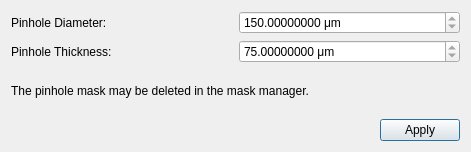
<?xml version="1.0" encoding="UTF-8"?>
<ui version="4.0">
 <class>pinhole_mask_dialog</class>
 <widget class="QDialog" name="pinhole_mask_dialog">
  <property name="geometry">
   <rect>
    <x>0</x>
    <y>0</y>
    <width>471</width>
    <height>152</height>
   </rect>
  </property>
  <property name="minimumSize">
   <size>
    <width>0</width>
    <height>0</height>
   </size>
  </property>
  <property name="windowTitle">
   <string>Create Pinhole Mask</string>
  </property>
  <property name="styleSheet">
   <string notr="true"/>
  </property>
  <layout class="QGridLayout" name="gridLayout">
   <item row="0" column="0">
    <widget class="QLabel" name="pinhole_diameter_label">
     <property name="text">
      <string>Pinhole Diameter:</string>
     </property>
    </widget>
   </item>
   <item row="0" column="1">
    <widget class="ScientificDoubleSpinBox" name="pinhole_diameter">
     <property name="keyboardTracking">
      <bool>false</bool>
     </property>
     <property name="suffix">
      <string> μm</string>
     </property>
     <property name="decimals">
      <number>8</number>
     </property>
     <property name="maximum">
      <double>100000000.000000000000000</double>
     </property>
     <property name="value">
      <double>150.000000000000000</double>
     </property>
     <property name="readOnly">
      <bool>true</bool>
     </property>
    </widget>
   </item>
   <item row="1" column="0">
    <widget class="QLabel" name="pinhole_thickness_label">
     <property name="text">
      <string>Pinhole Thickness:</string>
     </property>
    </widget>
   </item>
   <item row="1" column="1">
    <widget class="ScientificDoubleSpinBox" name="pinhole_thickness">
     <property name="keyboardTracking">
      <bool>false</bool>
     </property>
     <property name="suffix">
      <string> μm</string>
     </property>
     <property name="decimals">
      <number>8</number>
     </property>
     <property name="maximum">
      <double>100000000.000000000000000</double>
     </property>
     <property name="value">
      <double>75.000000000000000</double>
     </property>
     <property name="readOnly">
      <bool>true</bool>
     </property>
    </widget>
   </item>
   <item row="3" column="0" colspan="2">
    <widget class="QDialogButtonBox" name="button_box">
     <property name="standardButtons">
      <set>QDialogButtonBox::Apply</set>
     </property>
    </widget>
   </item>
   <item row="2" column="0" colspan="2">
    <widget class="QLabel" name="label">
     <property name="text">
      <string>The pinhole mask may be deleted in the mask manager.</string>
     </property>
    </widget>
   </item>
  </layout>
 </widget>
 <customwidgets>
  <customwidget>
   <class>ScientificDoubleSpinBox</class>
   <extends>QDoubleSpinBox</extends>
   <header>scientificspinbox.h</header>
  </customwidget>
 </customwidgets>
 <tabstops>
  <tabstop>pinhole_diameter</tabstop>
  <tabstop>pinhole_thickness</tabstop>
 </tabstops>
 <resources/>
 <connections>
  <connection>
   <sender>button_box</sender>
   <signal>accepted()</signal>
   <receiver>pinhole_mask_dialog</receiver>
   <slot>accept()</slot>
   <hints>
    <hint type="sourcelabel">
     <x>312</x>
     <y>110</y>
    </hint>
    <hint type="destinationlabel">
     <x>312</x>
     <y>65</y>
    </hint>
   </hints>
  </connection>
  <connection>
   <sender>button_box</sender>
   <signal>rejected()</signal>
   <receiver>pinhole_mask_dialog</receiver>
   <slot>reject()</slot>
   <hints>
    <hint type="sourcelabel">
     <x>312</x>
     <y>110</y>
    </hint>
    <hint type="destinationlabel">
     <x>312</x>
     <y>65</y>
    </hint>
   </hints>
  </connection>
 </connections>
</ui>
